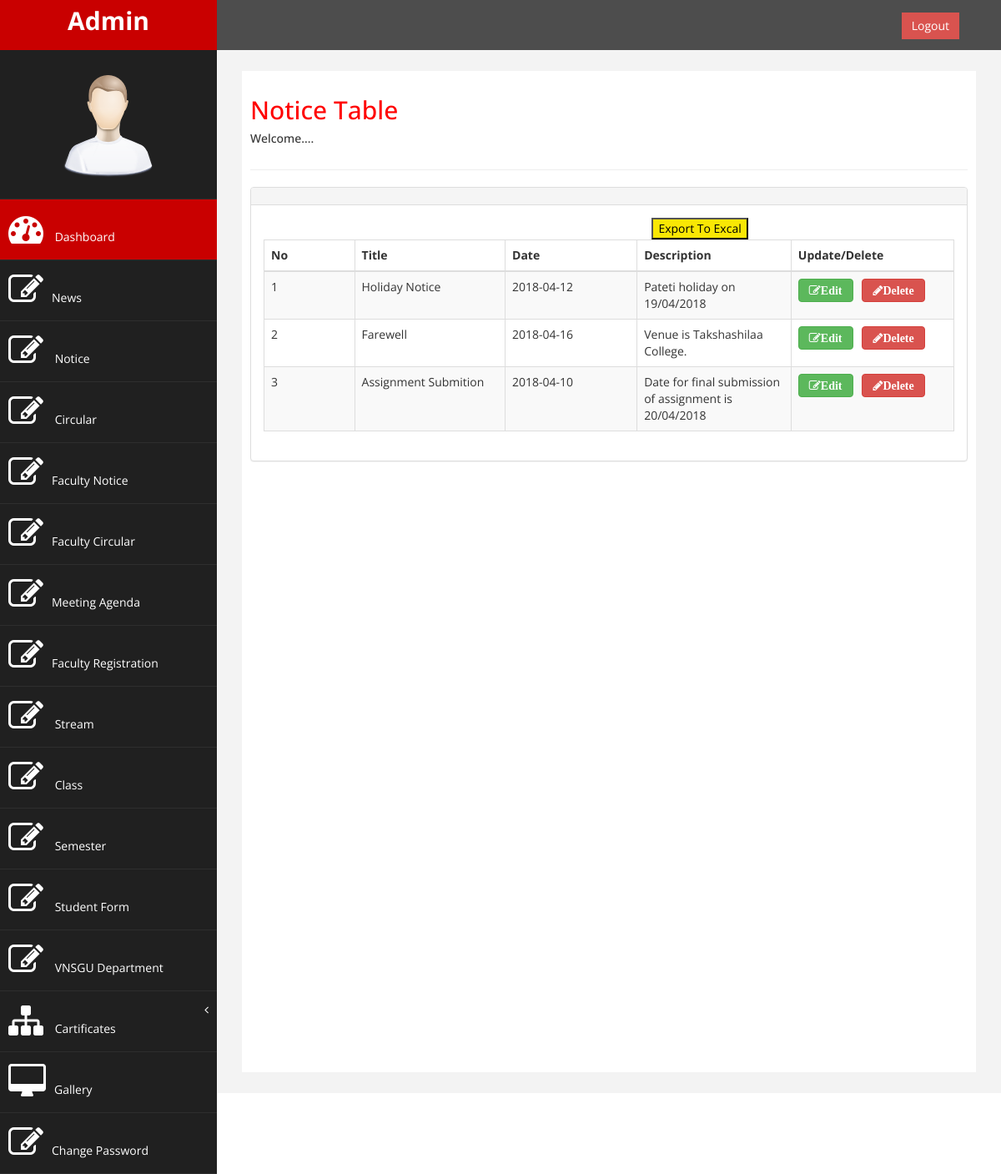
Screenshot of /admin/viewnotice.php (signed in) with the database file from the repository.
### tables this page shows
CREATE TABLE `notice` (
  `notice_id` int(11) NOT NULL,
  `title` varchar(50) DEFAULT NULL,
  `date` varchar(20) NOT NULL,
  `description` varchar(200) NOT NULL
);

### admin/viewnotice.php (the view, shortened to what this page needs)
<?php
$servername = "localhost";
$username = "root";
$password = "";
$dbname = "oas";
$conn = new mysqli($servername, $username, $password, $dbname);
?>
<!DOCTYPE html PUBLIC "-//W3C//DTD XHTML 1.0 Transitional//EN" "http://www.w3.org/TR/xhtml1/DTD/xhtml1-transitional.dtd">
<html xmlns="http://www.w3.org/1999/xhtml">
<head>
</head>
<body>
<?php include 'header1.php';?>
<div id="page-wrapper" >
            <div id="page-inner">
                <div class="row">
                    <div class="col-md-12">
                     <h2>Notice Table</h2>
                        <h5>Welcome.... </h5>
                    </div>
                </div>
                 <hr />
          <div class="row">
                <div class="col-md-12">
                    <div class="panel panel-default">
                        <div class="panel-heading">
                        </div>
                        <div class="panel-body">
                            <div class="table-responsive">
                                <div id="dataTables-example_wrapper" class="dataTables_wrapper form-inline" role="grid"><div class="row"><div class="col-sm-6"><div class="dataTables_length" id="dataTables-example_length"></div></div><div class="col-sm-6"><div id="dataTables-example_filter" class="dataTables_filter">&nbsp;&nbsp;&nbsp;&nbsp;&nbsp;&nbsp;&nbsp;&nbsp;&nbsp;&nbsp;</label><button style="background:#F9E704"><a href="exportnotice.php"><font color="#000000">Export To Excal</font></a></button></div></div></div><table class="table table-striped table-bordered table-hover dataTable no-footer" id="dataTables-example" aria-describedby="dataTables-example_info">
                                    <thead>
                                        <tr role="row"><th class="sorting_asc" tabindex="0" aria-controls="dataTables-example" rowspan="1" colspan="1" aria-sort="ascending" aria-label="Rendering engine: activate to sort column ascending" style="width: 200px;">No</th><th class="sorting" tabindex="0" aria-controls="dataTables-example" rowspan="1" colspan="1" aria-label="Browser: activate to sort column ascending" style="width: 292px;">Title</th><th class="sorting" tabindex="0" aria-controls="dataTables-example" rowspan="1" colspan="1" aria-label="Browser: activate to sort column ascending" style="width: 292px;">Date</th><th class="sorting" tabindex="0" aria-controls="dataTables-example" rowspan="1" colspan="1" aria-label="Browser: activate to sort column ascending" style="width: 292px;">Description</th><th class="sorting" tabindex="0" aria-controls="dataTables-example" rowspan="1" colspan="1" aria-label="Browser: activate to sort column ascending" style="width: 292px;">Update/Delete</th></tr>
                                    </thead>
                                    <tbody>
                                    <?php
                                        $ret="select * from notice";
$stmt = $conn->prepare($ret) ;
$stmt->execute() ;
$res=$stmt->get_result();
$cnt=1;
while($row=$res->fetch_object())
	  {
	  	?>
                                    <tr class="gradeA odd">
                                            <td class="sorting_1"><?php echo $cnt;;?></td>
                                            <td class=" "><?php echo $row->title;?></td>
                                            <td class=" "><?php echo $row->date;?></td>
                                            <td class=" "><?php echo $row->description;?></td>
                                            <td><a href="updatenotice.php?notice_id=<?php echo $row->notice_id;?>" class="btn btn-success fa fa-edit"><b>Edit</b></a>&nbsp;&nbsp;
<a href="viewnotice.php?del=<?php echo $row->notice_id;?>" class="btn btn-danger fa fa-pencil" onclick="return confirm('Do you want to delete');"><b>Delete</b></a></td>
                                        </tr>
                                        <?php $cnt=$cnt+1; }?>
                                        </tbody>
                                </table></div></div></div>
                            </div>
                        </div>
                    </div>
                </div>
            </div>
                </div>
<?php include 'footer1.php';?>
</body>
</html>

### admin/assets/css/custom.css (style rules this page uses)
body { font-family: 'Open Sans', sans-serif; }
#page-wrapper { padding: 15px 15px; min-height: 600px; background:#F3F3F3; }
#page-inner { width:100%; margin:10px 20px 10px 0px; background-color:#fff!important; padding:10px; min-height:1200px; }
h2 { color: #f00; }
@media (min-width:768px) { #page-wrapper { margin: 0 0 0 260px; padding: 15px 30px; min-height: 1200px; } }

### rows the page displays
notice: title "Holiday Notice", date "2018-04-12", description "Pateti holiday on 19/04/2018"
notice: title "Farewell", date "2018-04-16", description "Venue is Takshashilaa College."
notice: title "Assignment Submition", date "2018-04-10", description "Date for final submission of assignment is 20/04/2018"
